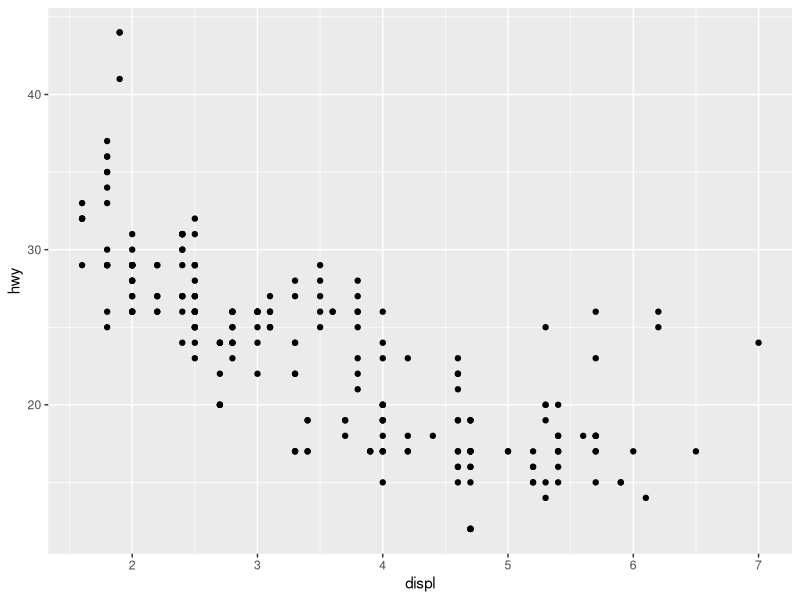
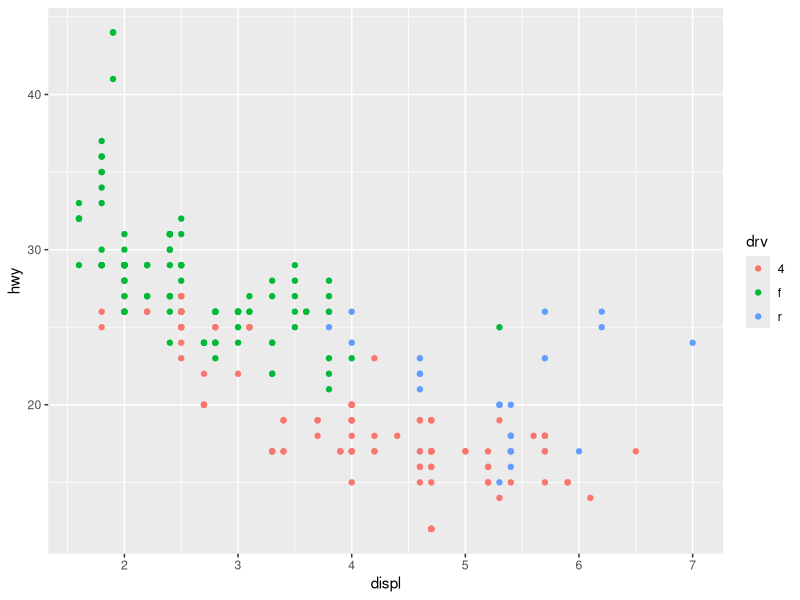
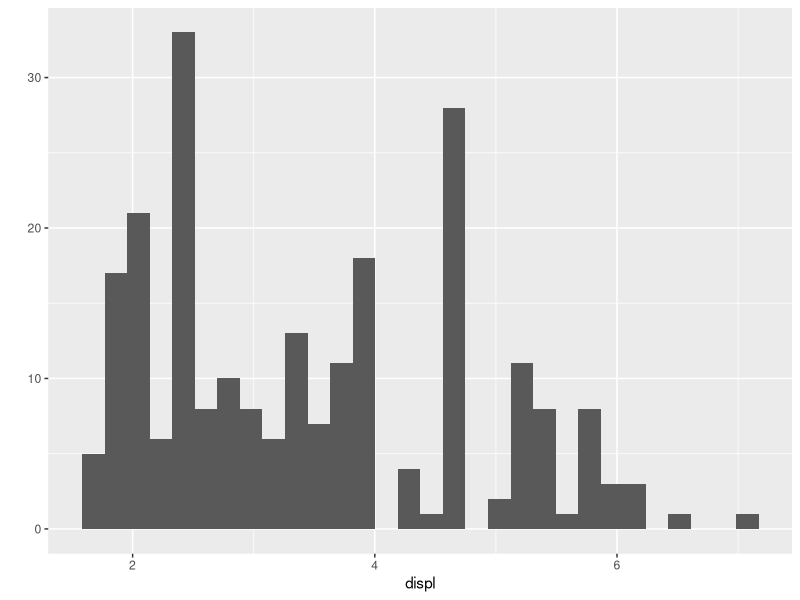
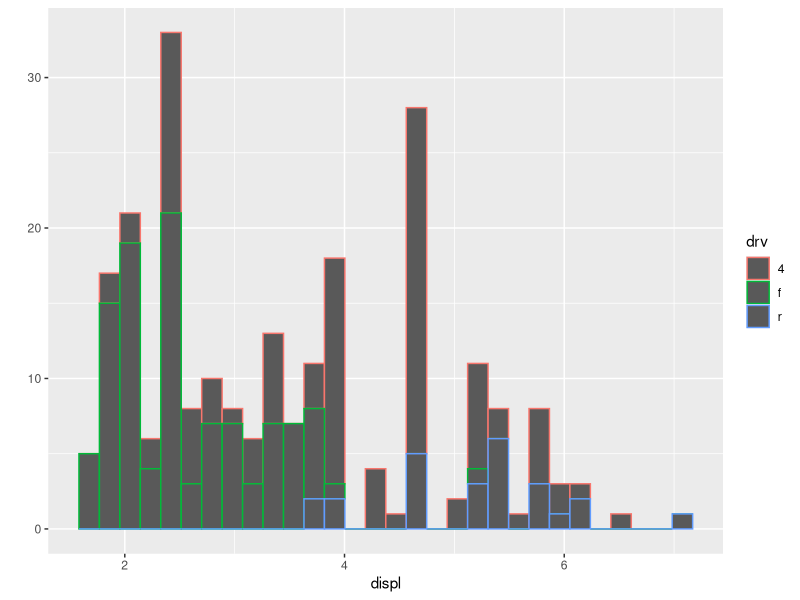
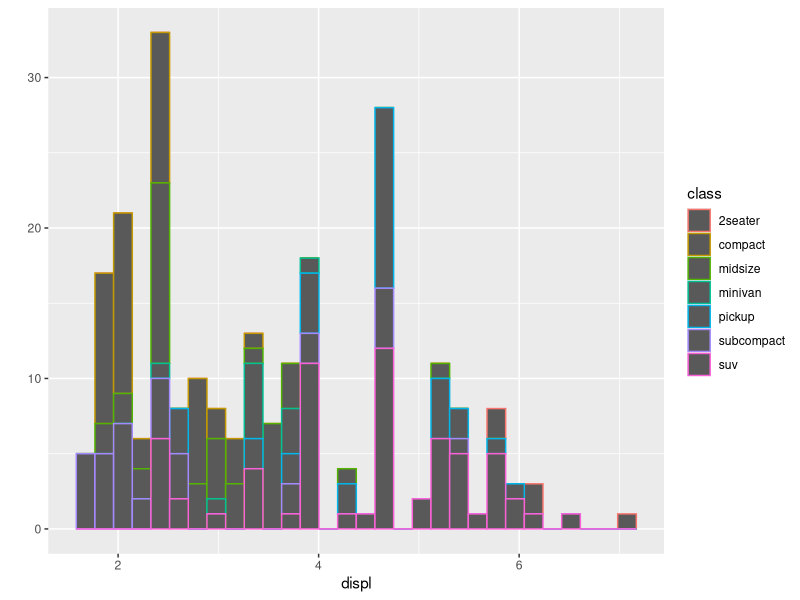

Write the R code that produced these figures, in order.
library("ggplot2")
str(mpg)
qplot(displ, hwy, data=mpg)

#we are going to put colour

qplot(displ, hwy, color=drv, data=mpg)




#few more
qplot(displ, data=mpg)

qplot(displ, color=drv, data=mpg)
qplot(displ, color=class, data=mpg)

